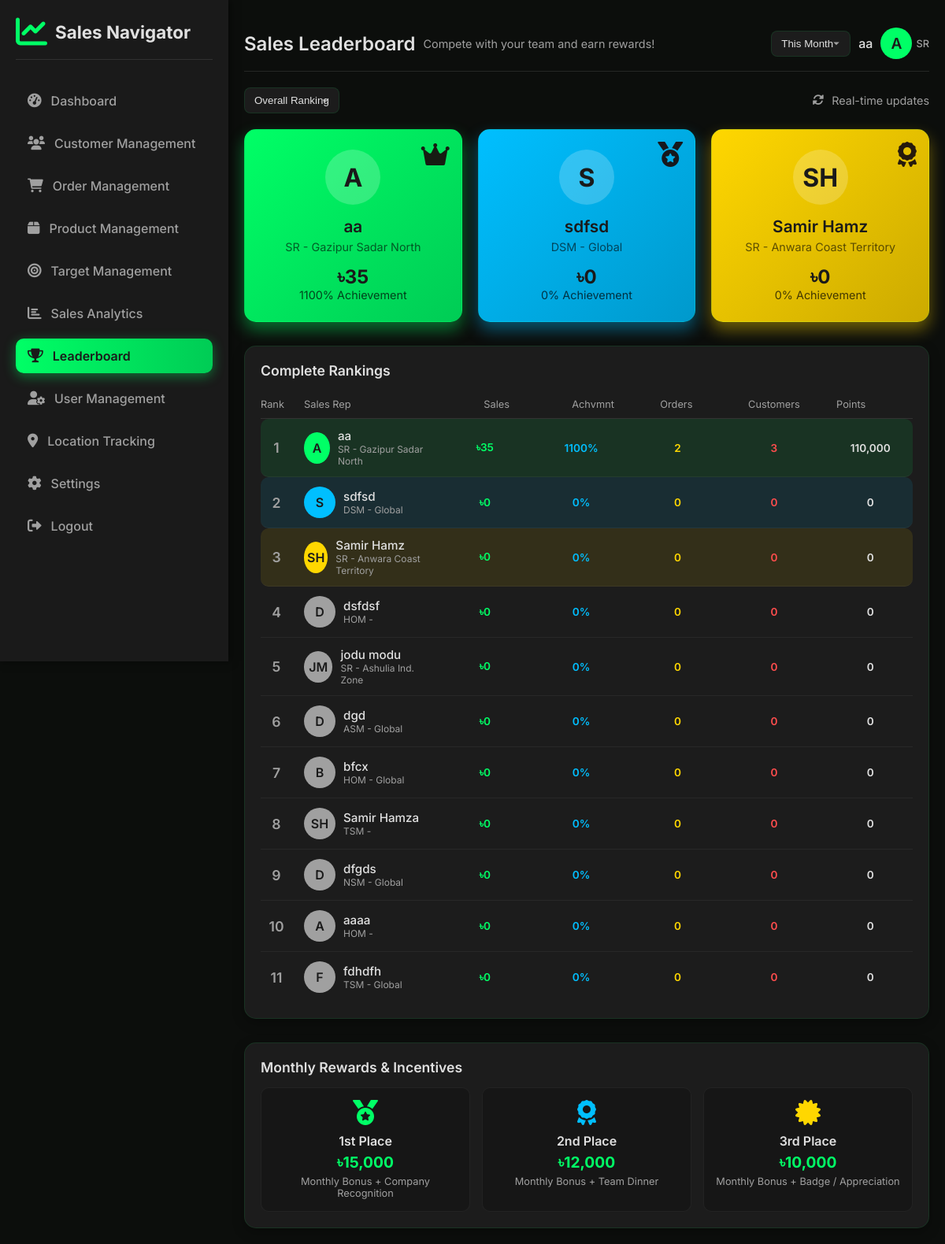
The page /leaderboard.php (signed in) on the database as committed earlier.
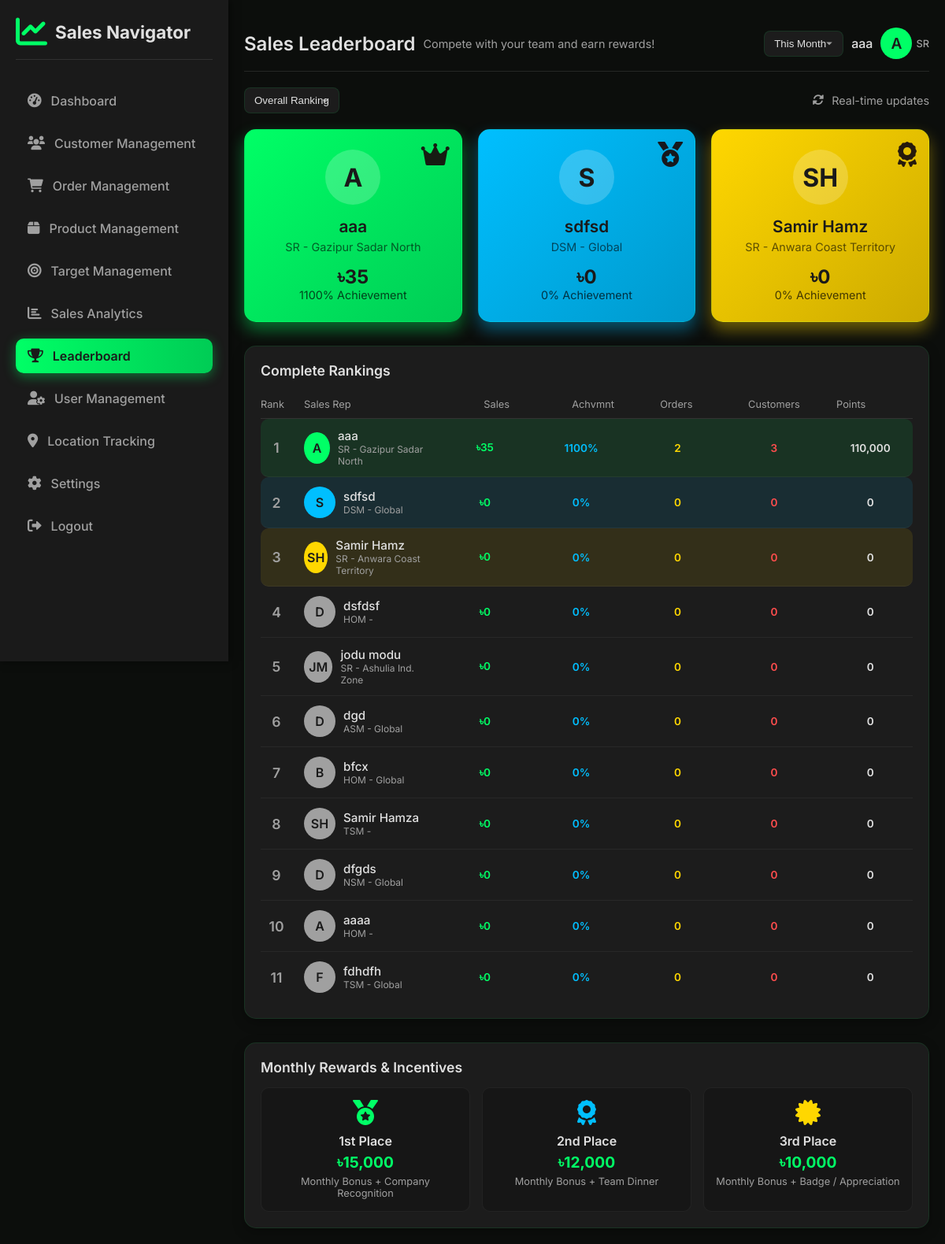
The same page on the database as committed later.
### tables this page shows
CREATE TABLE `users` (
  `user_id` int(11) NOT NULL,
  `full_name` varchar(255) NOT NULL,
  `email` varchar(255) NOT NULL,
  `phone_number` varchar(15) NOT NULL,
  `role` enum('HOM','NSM','DSM','ASM','TSM','SR') NOT NULL,
  `division` varchar(100) DEFAULT NULL,
  `district` varchar(100) DEFAULT NULL,
  `upazila` varchar(100) DEFAULT NULL,
  `territory` varchar(100) DEFAULT NULL,
  `password` varchar(255) NOT NULL,
  `created_at` timestamp NOT NULL DEFAULT current_timestamp(),
  `last_login` datetime DEFAULT NULL,
  `reports_to_user_id` int(11) DEFAULT NULL,
  `status` enum('Active','Inactive','New') DEFAULT 'New'
);

### leaderboard.php (the view, shortened to what the changed rows need)
<?php
require_once 'db_connect.php';
$user_id = $_SESSION['user_id'];
$user_name = $_SESSION['full_name'];
$user_info_query = "SELECT role, division, territory FROM users WHERE user_id = ?";
$stmt_user = $conn->prepare($user_info_query);
$stmt_user->bind_param("i", $user_id);
$stmt_user->execute();
$user_result = $stmt_user->get_result();
$user_info = $user_result->fetch_assoc();
$user_role = $user_info['role'] ?? 'Unknown Role';
$initials = strtoupper(substr($user_name, 0, 1) . substr(strstr($user_name, ' '), 1, 1));
$leaderboard_query = "
    SELECT
        u.user_id,
        u.full_name,
        u.role,
        u.division,
        u.territory,
        COALESCE(sales_data.total_sales, 0) AS total_sales,
        COALESCE(sales_data.total_orders, 0) AS total_orders,
        COALESCE(target_data.total_achieved_target, 0) AS total_achieved_target,
        COALESCE(target_data.total_set_target, 0) AS total_set_target,
        COALESCE(customer_data.total_customers, 0) AS total_customers
    FROM
        users u
    LEFT JOIN (
        SELECT
            sales_rep_id,
            SUM(order_total) AS total_sales,
            COUNT(order_id) AS total_orders
        FROM
            orders
        GROUP BY
            sales_rep_id
    ) AS sales_data ON u.user_id = sales_data.sales_rep_id
    LEFT JOIN (
        SELECT
            user_id,
            SUM(achieved_value) AS total_achieved_target,
            SUM(target_value) AS total_set_target
        FROM
            targets
        GROUP BY
            user_id
    ) AS target_data ON u.user_id = target_data.user_id
    LEFT JOIN (
        SELECT
            added_by_user_id,
            COUNT(customer_id) AS total_customers
        FROM
            customers
        GROUP BY
            added_by_user_id
    ) AS customer_data ON u.user_id = customer_data.added_by_user_id
    ORDER BY
        total_sales DESC, total_achieved_target DESC;
";
$leaderboard_data = [];
$result_leaderboard = $conn->query($leaderboard_query);
if ($result_leaderboard) {
    while ($row = $result_leaderboard->fetch_assoc()) {
        $achievement_percentage = 0;
        if ($row['total_set_target'] > 0) {
            $achievement_percentage = ($row['total_achieved_target'] / $row['total_set_target']) * 100;
        }
        $points = round(($row['total_sales'] / 1000) + ($achievement_percentage * 100));
        $leaderboard_data[] = [
            'user_id' => $row['user_id'],
            'name' => $row['full_name'],
            'role' => $row['role'] . ' - ' . ($row['territory'] ?? 'Global'),
            'sales' => $row['total_sales'],
            'achievement' => round($achievement_percentage, 1),
            'orders' => $row['total_orders'],
            'customers' => $row['total_customers'],
            'points' => $points
        ];
    }
}
usort($leaderboard_data, function($a, $b) {
    if ($b['sales'] == $a['sales']) {
        return $b['achievement'] <=> $a['achievement'];
    }
    return $b['sales'] <=> $a['sales'];
});
$top_leaders = array_slice($leaderboard_data, 0, 3);
?>
<!DOCTYPE html>
<html lang="en">
<head>
    <link rel="stylesheet" href="https://cdnjs.cloudflare.com/ajax/libs/font-awesome/6.0.0-beta3/css/all.min.css" xintegrity="sha512-Fo3rlalHpgO702sN1l8/p5pT+c+W5U/6a7F6S3a5b0S3e5w1/b0R7+v5F5t5C5Q5Q5Q5Q5Q5Q5Q5Q5Q5Q5Q5Q5Q5Q5Q5Q5Q5Q==" />
</head>
<body>
    <div class="main-content" id="mainContent">
        <header class="header">
            <div class="header-right">
                <a href="#" class="user-profile">
                    <span class="user-name"><?php echo htmlspecialchars($user_name); ?></span>
                    <div class="user-avatar"><?php echo htmlspecialchars($initials); ?></div>
                    <span class="user-role"><?php echo htmlspecialchars($user_role); ?></span>
                </a>
            </div>
        </header>
        <div class="top-leader-cards">
            <?php
            $rank_colors = [
                1 => 'first-place',
                2 => 'second-place',
                3 => 'third-place'
            ];
            $rank_icons = [
                1 => 'fas fa-crown',
                2 => 'fas fa-medal',
                3 => 'fas fa-award'
            ];
            foreach ($top_leaders as $rank => $leader):
                $current_rank = $rank + 1;
                $rank_class = $rank_colors[$current_rank] ?? '';
                $rank_icon = $rank_icons[$current_rank] ?? 'fas fa-trophy';
            ?>
                <div class="top-leader-card <?php echo $rank_class; ?>">
                    <i class="<?php echo $rank_icon; ?> rank-icon"></i>
                    <div class="leader-avatar"><?php echo htmlspecialchars(strtoupper(substr($leader['name'], 0, 1) . (strpos($leader['name'], ' ') !== false ? substr(strstr($leader['name'], ' '), 1, 1) : ''))); ?></div>
                    <div class="leader-name"><?php echo htmlspecialchars($leader['name']); ?></div>
                    <div class="leader-role"><?php echo htmlspecialchars($leader['role']); ?></div>
                    <div class="leader-value">৳<?php echo htmlspecialchars(number_format($leader['sales'], 0)); ?></div>
                    <div class="leader-achievement"><?php echo htmlspecialchars($leader['achievement']); ?>% Achievement</div>
                </div>
            <?php endforeach; ?>
        </div>
        <div class="complete-rankings-card">
            <div class="ranking-list">
                <?php foreach ($leaderboard_data as $rank => $leader):
                    $current_rank = $rank + 1;
                    $row_class = '';
                    if ($current_rank <= 3) {
                        $row_class = $rank_colors[$current_rank] ?? '';
                    }
                ?>
                    <div class="ranking-item <?php echo $row_class; ?>">
                        <span class="ranking-place"><?php echo $current_rank; ?></span>
                        <div class="ranking-info">
                            <div class="ranking-avatar" style="background-color: <?php
                                if ($current_rank == 1) echo 'var(--highlight-green)';
                                else if ($current_rank == 2) echo 'var(--highlight-blue)';
                                else if ($current_rank == 3) echo 'var(--highlight-yellow)';
                                else echo 'var(--subtle-text)';
                            ?>;">
                                <?php echo htmlspecialchars(strtoupper(substr($leader['name'], 0, 1) . (strpos($leader['name'], ' ') !== false ? substr(strstr($leader['name'], ' '), 1, 1) : ''))); ?>
                            </div>
                            <div class="ranking-details">
                                <div class="ranking-name"><?php echo htmlspecialchars($leader['name']); ?></div>
                                <div class="ranking-role"><?php echo htmlspecialchars($leader['role']); ?></div>
                            </div>
                        </div>
                        <span class="ranking-sales">৳<?php echo htmlspecialchars(number_format($leader['sales'], 0)); ?></span>
                        <span class="ranking-achievement"><?php echo htmlspecialchars($leader['achievement']); ?>%</span>
                        <span class="ranking-orders"><?php echo htmlspecialchars($leader['orders']); ?></span>
                        <span class="ranking-customers"><?php echo htmlspecialchars($leader['customers']); ?></span>
                        <span class="ranking-points"><?php echo htmlspecialchars(number_format($leader['points'], 0)); ?></span>
                    </div>
                <?php endforeach; ?>
            </div>
        </div>
    </div>
</body>
</html>

Rows that differ between the two databases and show on the page:
changed users "SR": full_name "aa" → "aaa"
Other text that changed with them:
$user_name: "aa" → "aaa"
